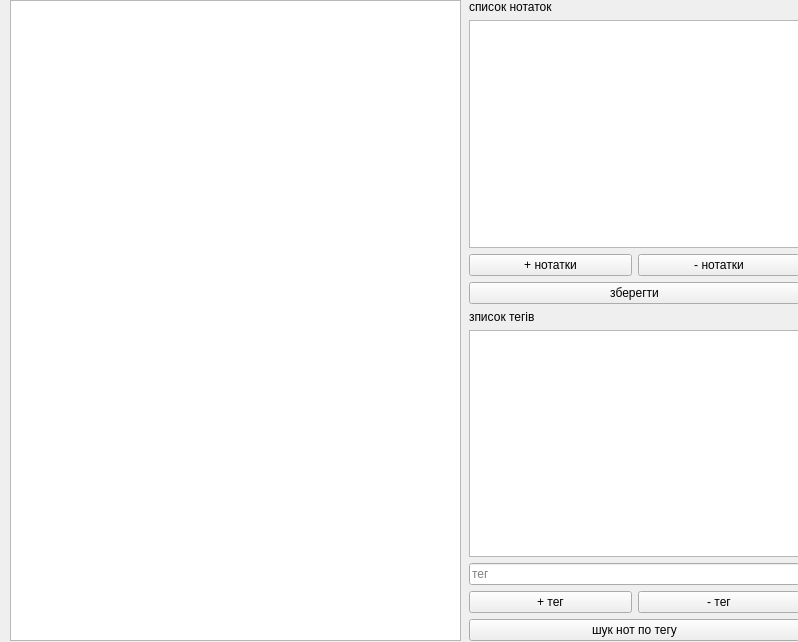
<?xml version="1.0" encoding="UTF-8"?>
<ui version="4.0">
 <class>MainWindow</class>
 <widget class="QMainWindow" name="MainWindow">
  <property name="geometry">
   <rect>
    <x>0</x>
    <y>0</y>
    <width>798</width>
    <height>642</height>
   </rect>
  </property>
  <property name="windowTitle">
   <string>MainWindow</string>
  </property>
  <widget class="QWidget" name="centralwidget">
   <widget class="QTextEdit" name="textEdit">
    <property name="geometry">
     <rect>
      <x>10</x>
      <y>0</y>
      <width>451</width>
      <height>641</height>
     </rect>
    </property>
   </widget>
   <widget class="QWidget" name="verticalLayoutWidget">
    <property name="geometry">
     <rect>
      <x>469</x>
      <y>0</y>
      <width>331</width>
      <height>641</height>
     </rect>
    </property>
    <layout class="QVBoxLayout" name="verticalLayout">
     <item>
      <widget class="QLabel" name="label">
       <property name="text">
        <string>список нотаток</string>
       </property>
      </widget>
     </item>
     <item>
      <widget class="QListWidget" name="notest_list"/>
     </item>
     <item>
      <layout class="QHBoxLayout" name="horizontalLayout">
       <item>
        <widget class="QPushButton" name="add_note">
         <property name="text">
          <string>+ нотатки</string>
         </property>
        </widget>
       </item>
       <item>
        <widget class="QPushButton" name="del_note">
         <property name="text">
          <string>- нотатки</string>
         </property>
        </widget>
       </item>
      </layout>
     </item>
     <item>
      <widget class="QPushButton" name="save_note">
       <property name="text">
        <string>зберегти</string>
       </property>
      </widget>
     </item>
     <item>
      <widget class="QLabel" name="label_2">
       <property name="text">
        <string>зписок тегів</string>
       </property>
      </widget>
     </item>
     <item>
      <widget class="QListWidget" name="tag_list"/>
     </item>
     <item>
      <widget class="QLineEdit" name="tag_input">
       <property name="placeholderText">
        <string>тег</string>
       </property>
      </widget>
     </item>
     <item>
      <layout class="QHBoxLayout" name="horizontalLayout_3">
       <item>
        <widget class="QPushButton" name="add_tag">
         <property name="text">
          <string>+ тег</string>
         </property>
        </widget>
       </item>
       <item>
        <widget class="QPushButton" name="del_tag">
         <property name="text">
          <string>- тег</string>
         </property>
        </widget>
       </item>
      </layout>
     </item>
     <item>
      <widget class="QPushButton" name="search_btb">
       <property name="text">
        <string>шук нот по тегу</string>
       </property>
      </widget>
     </item>
    </layout>
   </widget>
  </widget>
 </widget>
 <resources/>
 <connections/>
</ui>
